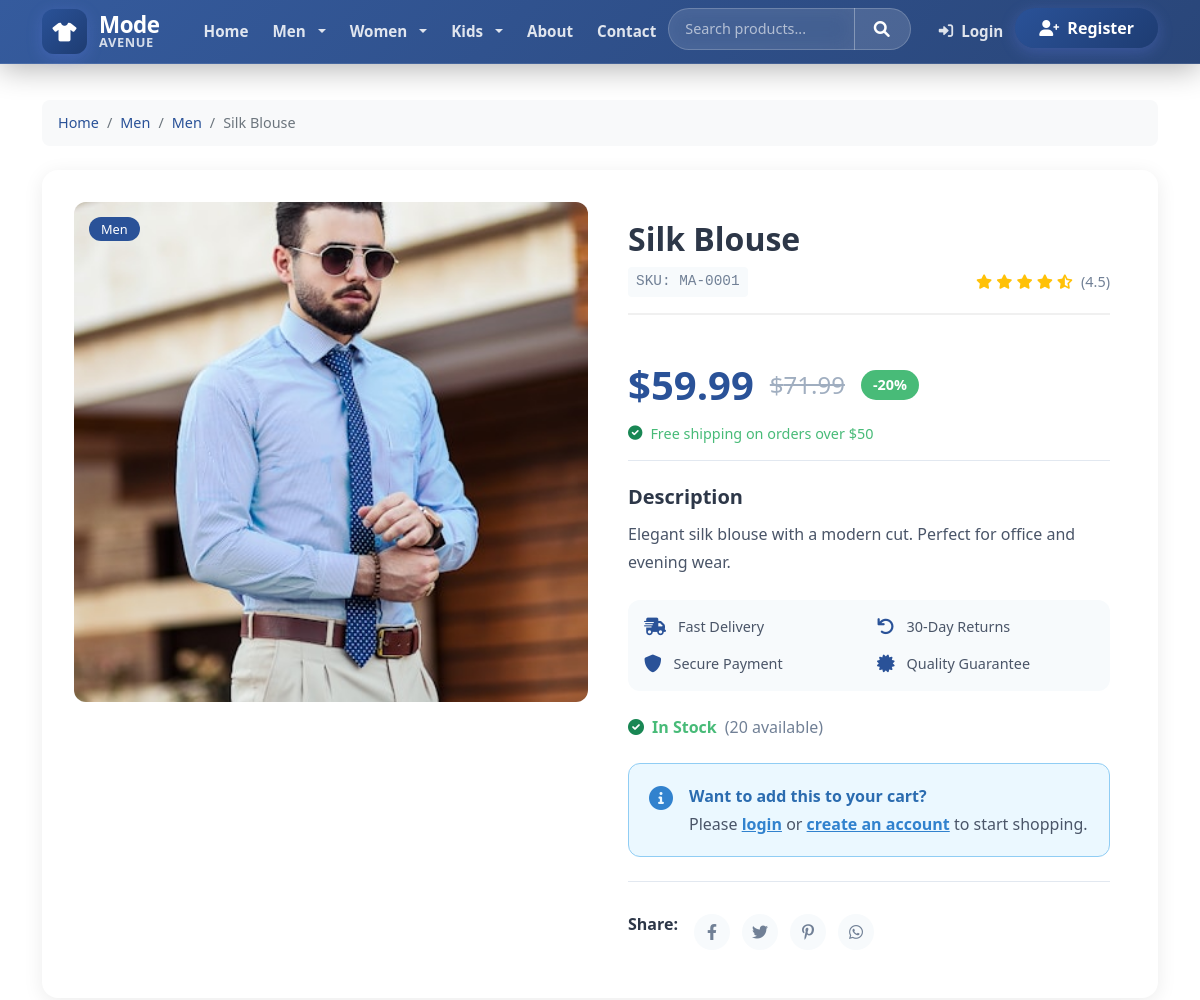
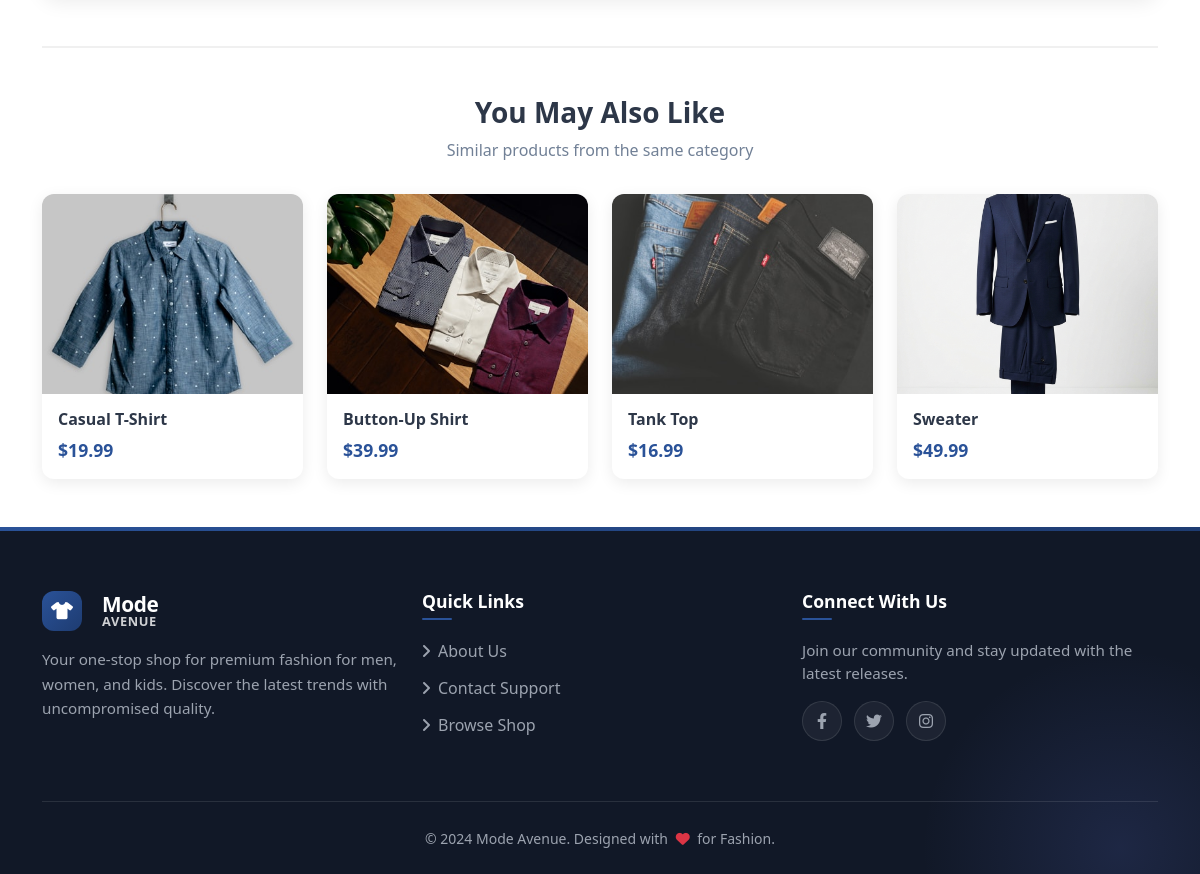
/products/1, run on the app's committed database (2 pictures, top to bottom).
### models.py (models this page shows, shortened)
class Category(db.Model):
    id = db.Column(db.Integer, primary_key=True)
    name = db.Column(db.String(50), nullable=False)
    description = db.Column(db.Text)
    gender = db.Column(db.String(10), nullable=False)  # 'men', 'women', 'kids'
    products = db.relationship('Product', backref='category', lazy=True)

class Product(db.Model):
    id = db.Column(db.Integer, primary_key=True)
    name = db.Column(db.String(100), nullable=False)
    description = db.Column(db.Text, nullable=False)
    price = db.Column(db.Float, nullable=False)
    image_file = db.Column(db.String(500), nullable=False, default='default.jpg')
    stock = db.Column(db.Integer, nullable=False, default=0)
    category_id = db.Column(db.Integer, db.ForeignKey('category.id'), nullable=False)
    cart_items = db.relationship('CartItem', backref='product', lazy=True, cascade='all, delete-orphan')
    order_items = db.relationship('OrderItem', backref='product', lazy=True, cascade='all, delete-orphan')

### products/routes.py (the view)
@products.route('/<int:product_id>')
def detail(product_id):
    product = Product.query.get_or_404(product_id)
    user = current_user()
    in_wishlist = False
    if user:
        from models import Wishlist
        existing = Wishlist.query.filter_by(user_id=user.id, product_id=product_id).first()
        in_wishlist = True if existing else False
    related_products = Product.query.filter(
        Product.category_id == product.category_id,
        Product.id != product.id
    ).limit(4).all()
    return render_template('products/detail.html', title=product.name, product=product,
                         current_user=user, related_products=related_products,
                         in_wishlist=in_wishlist)

### app.py (called while the page is built)
def current_user():
    if 'user_id' in session:
        from models import User
        return User.query.get(session['user_id'])
    return None

### templates/products/detail.html (shortened to what this page needs)
{% extends "base.html" %}
{% block content %}
<nav aria-label="breadcrumb" class="mb-4">
    <ol class="breadcrumb">
        <li class="breadcrumb-item"><a href="{{ url_for('main.home') }}">Home</a></li>
        <li class="breadcrumb-item"><a href="{{ url_for('products.gender', gender=product.category.gender) }}">{{ product.category.gender.title() }}</a></li>
        <li class="breadcrumb-item"><a href="{{ url_for('products.category', category_id=product.category.id) }}">{{ product.category.name }}</a></li>
        <li class="breadcrumb-item active" aria-current="page">{{ product.name }}</li>
    </ol>
</nav>
<div class="product-detail-container">
    <div class="row g-4">
        <div class="col-lg-6">
            <div class="product-image-wrapper">
                <div class="product-image-main">
                    {% if product.image_file.startswith('http') %}
                        <img src="{{ product.image_file }}"
                             alt="{{ product.name }}"
                             class="img-fluid product-main-image"
                             onerror="handleImageError(this)">
                    {% else %}
                        <img src="{{ url_for('static', filename='images/' + product.image_file) }}"
                             alt="{{ product.name }}"
                             class="img-fluid product-main-image"
                             onerror="handleImageError(this)">
                    {% endif %}
                </div>
                <div class="product-badges">
                    <span class="badge badge-category">{{ product.category.name }}</span>
                </div>
            </div>
        </div>
        <div class="col-lg-6">
            <div class="product-info-wrapper">
                <div class="product-header">
                    <h1 class="product-title">{{ product.name }}</h1>
                    <div class="product-meta">
                        <span class="product-sku">SKU: MA-{{ '%04d'|format(product.id) }}</span>
                        <span class="product-rating">
                            <i class="fas fa-star text-warning"></i>
                            <i class="fas fa-star text-warning"></i>
                            <i class="fas fa-star text-warning"></i>
                            <i class="fas fa-star text-warning"></i>
                            <i class="fas fa-star-half-alt text-warning"></i>
                            <span class="rating-count">(4.5)</span>
                        </span>
                    </div>
                </div>
                <div class="product-price-section">
                    <div class="product-price">
                        <span class="current-price">${{ "%.2f"|format(product.price) }}</span>
                        {% if product.price > 50 %}
                            <span class="original-price">${{ "%.2f"|format(product.price * 1.2) }}</span>
                            <span class="discount-badge">-20%</span>
                        {% endif %}
                    </div>
                    <div class="price-note">
                        <i class="fas fa-check-circle text-success"></i>
                        Free shipping on orders over $50
                    </div>
                </div>
                <div class="product-description-section">
                    <h5>Description</h5>
                    <p class="product-description">{{ product.description }}</p>
                </div>
                <div class="product-features">
                    <div class="feature-item">
                        <i class="fas fa-shipping-fast"></i>
                        <span>Fast Delivery</span>
                    </div>
                    <div class="feature-item">
                        <i class="fas fa-undo"></i>
                        <span>30-Day Returns</span>
                    </div>
                    <div class="feature-item">
                        <i class="fas fa-shield-alt"></i>
                        <span>Secure Payment</span>
                    </div>
                    <div class="feature-item">
                        <i class="fas fa-certificate"></i>
                        <span>Quality Guarantee</span>
                    </div>
                </div>
                <div class="stock-status-section">
                    {% if product.stock > 0 %}
                        <div class="stock-available">
                            <i class="fas fa-check-circle text-success"></i>
                            <span class="stock-text">In Stock</span>
                            <span class="stock-count">({{ product.stock }} available)</span>
                        </div>
                    {% else %}
                        <div class="stock-unavailable">
                            <i class="fas fa-times-circle text-danger"></i>
                            <span class="stock-text">Out of Stock</span>
                        </div>
                    {% endif %}
                </div>
                {% if not session.user_id %}
                <div class="login-notice">
                    <div class="alert alert-info alert-modern">
                        <i class="fas fa-info-circle"></i>
                        <div class="alert-content">
                            <strong>Want to add this to your cart?</strong>
                            <p>Please <a href="{{ url_for('auth.login') }}">login</a> or <a href="{{ url_for('auth.register') }}">create an account</a> to start shopping.</p>
                        </div>
                    </div>
                </div>
                {% endif %}
                <div class="product-social">
                    <span class="share-label">Share:</span>
                    <div class="social-links">
                        <a href="#" class="social-link"><i class="fab fa-facebook-f"></i></a>
                        <a href="#" class="social-link"><i class="fab fa-twitter"></i></a>
                        <a href="#" class="social-link"><i class="fab fa-pinterest-p"></i></a>
                        <a href="#" class="social-link"><i class="fab fa-whatsapp"></i></a>
                    </div>
                </div>
            </div>
        </div>
    </div>
</div>
{% if related_products %}
<section class="related-products-section">
    <div class="section-header">
        <h3 class="section-title">You May Also Like</h3>
        <p class="section-subtitle">Similar products from the same category</p>
    </div>
    <div class="row g-4">
        {% for related in related_products %}
        <div class="col-lg-3 col-md-6">
            <div class="related-product-card">
                <div class="product-image">
                </div>
                <div class="product-info">
                    <h6 class="product-name">{{ related.name }}</h6>
                    <div class="product-price-small">${{ "%.2f"|format(related.price) }}</div>
                </div>
            </div>
        </div>
        {% endfor %}
    </div>
</section>
{% endif %}
{% endblock %}

### static/css/style.css (style rules this page uses)
.section-title { font-size: 2.5rem; font-weight: 700; color: #2d3748; margin-bottom: 1rem; }
.section-subtitle { font-size: 1.1rem; color: #718096; margin-bottom: 0; }
.product-image { position: relative; overflow: hidden; height: 250px; }
.product-info { padding: 1.5rem; }
.product-title { font-size: 1.1rem; font-weight: 600; color: #2d3748; margin-bottom: 0.5rem; }
.product-price { margin-bottom: 1rem; }
.product-image { width: 100%; height: 100%; object-fit: contain; transition: transform 0.3s ease; }
.product-title { font-size: 1.1rem; font-weight: 700; margin-bottom: 0.5rem; color: #2d3748; }
.product-description { color: #718096; font-size: 0.9rem; line-height: 1.4; margin-bottom: 1rem; }
.product-price { margin-bottom: 0.5rem; }
.product-meta { display: flex; justify-content: space-between; align-items: center; }
.social-links { display: flex; gap: 1rem; margin-top: 1rem; }

### data on the page
Category: category.gender "Men", category.name "Men"
Product: name "Silk Blouse", image_file (picture), id "0001", price "59.99", product.price*1.2 "71.99", description "Elegant silk blouse with a modern cut. Perfect for office and evening wear.", stock "20"
Product: name "Casual T-Shirt", price "19.99"
Product: name "Button-Up Shirt", price "39.99"
Product: name "Tank Top", price "16.99"
Product: name "Sweater", price "49.99"
